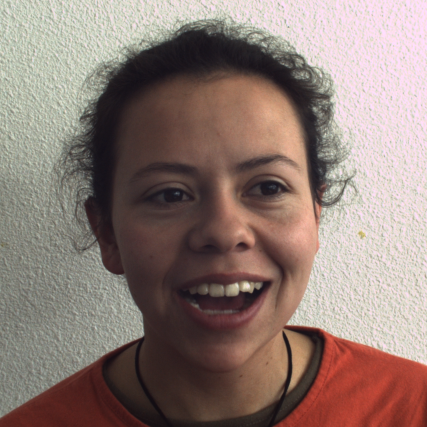
#> input picture Samples/Diana.png, 427 x 427 px; its folder holds 4 pictures in this run
$ python CAIR.py
#> lines starting #> are read from the running program, lines starting #| are printed output that depends on the picture; pictures that were not available may be replaced by others from this repository, and a replacement may not be noted
import cv2 as cv
import numpy as np

# A function to fill the gaps in the Depth Map
def fillDMap(DMap):
    globalMin = np.min(DMap[DMap>0])
    NDMap = DMap
    n, m = DMap.shape
    for i in range(n):
        l = 0
        rec = False
        recMin = globalMin
        for j in range(m):
            # Finding gaps in a row
            if (DMap[i,j] == 0 and not rec):
                l = j
                rec = True
                recMin = 0
                if (j > 0):
                    recMin = DMap[i,j-1]
            elif ((DMap[i,j] > 0 or j == m-1) and rec):
                # Filling the gap with the lowest surrounding value
                rec = False
                if (j < m-1):
                    recMin = DMap[i,j]
                if (recMin == 0):
                    recMin = globalMin
                NDMap[i,l:j] = recMin
    return NDMap

# A function to normalize a map so that it spans [0 1]
def normalizeMap(M):
    return (M - np.min(M))/(np.max(M) - np.min(M))

# A similar normalization function that gives all pixels positive values
def normalizeEMap(E):
    return ((E - np.min(E))*255 + 1)/(np.max(E) - np.min(E))/256

# A function to find proper horizontal and vertical cell boundaries, with their
# accumulated energy values
def cellBounds(E):
    n, m = E.shape
    row_num = int(np.sqrt(n))
    col_num = int(np.sqrt(m))
    col_weights = np.sum(E, axis=0)
    row_weights = np.sum(E, axis=1)
    tot_weight = np.sum(E)
    R = (n * np.linspace(0, row_num, row_num + 1) / row_num).astype(np.uint16)
    C = (m * np.linspace(0, col_num, col_num + 1) / col_num).astype(np.uint16)
    R_weight = np.zeros((row_num))
    C_weight = np.zeros((col_num))

    for i in range(row_num):
        R_weight[i] = np.sum(E[R[i]:R[i+1],:])
    for i in range(col_num):
        C_weight[i] = np.sum(E[:,C[i]:C[i+1]])

    return (R, R_weight, C, C_weight)

# A function to warp the image according to the energy map
def warp(I, E_raw, target_size):
    E = normalizeEMap(E_raw)
    R, R_k, C, C_k = cellBounds(E)
    row_num, col_num = R.size - 1, C.size - 1
    n, m = target_size
    n_in, m_in = E.shape
    R_l, C_l = R[1:] - R[:-1], C[1:] - C[:-1]
    R_l = np.resize(R_l, (row_num, 1))
    C_l = np.resize(C_l, (col_num, 1))
    min_R = np.min(R_l)
    min_C = np.min(C_l)
    avg_R_k = np.mean(R_k)
    avg_C_k = np.mean(C_k)

    d_R, d_C = None, None
    # Calculating the delta values for row lengths
    while (True):
        A_R = np.zeros((row_num, row_num))
        for i in range(row_num - 1):
            A_R[i,:] = np.concatenate([np.zeros(i), [1, -1], np.zeros(row_num-i-2)])
        A_R[-1,:] = 1/R_k
        b_R = np.zeros((row_num, 1))
        b_R[-1,0] = n - n_in
        x_R = np.resize(np.linalg.solve(A_R, b_R), (row_num))
        d_R = x_R/R_k
        if (np.floor(min_R + np.min(d_R)) <= 1):
            # Repeating the process with a corrected k vector if a row ends up
            #with negative length
            R_k = R_k + avg_R_k*0.1
        else:
            break

    # Calculating the delta values for column lengths
    while (True):
        A_C = np.zeros((col_num, col_num))
        for i in range(col_num - 1):
            A_C[i,:] = np.concatenate([np.zeros(i), [1, -1], np.zeros(col_num-i-2)])
        A_C[-1,:] = 1/C_k
        b_C = np.zeros((col_num, 1))
        b_C[-1,0] = m - m_in
        x_C = np.resize(np.linalg.solve(A_C, b_C), (col_num))
        d_C = x_C/C_k
        if (np.floor(min_C + np.min(d_C)) <= 1):
            # Repeating the process with a corrected k vector if a column ends up
            C_k = C_k + avg_C_k*0.1
        else:
            break

    # Generating the new Row/Column boundaries
    R_out, C_out = np.zeros((row_num + 1), dtype=np.uint16), np.zeros((col_num + 1), dtype=np.uint16)
    for i in range(row_num):
        R_out[i+1] = R_out[i] + np.uint16(R_l[i] + d_R[i])
    R_out[row_num] = n
    for i in range(col_num):
        C_out[i+1] = C_out[i] + np.uint16(C_l[i] + d_C[i])
    C_out[col_num] = m

    I_out = np.zeros((n, m, 3))

    # Generating the resized image by putting together the resized cells
    for i in range(row_num):
        for j in range(col_num):
            resized_patch = cv.resize(I[R[i]:R[i+1], C[j]:C[j+1], :], (C_out[j+1]-C_out[j], R_out[i+1]-R_out[i]))
            I_out[R_out[i]:R_out[i+1],C_out[j]:C_out[j+1],:] = resized_patch
    return I_out.astype(np.uint8)

# A function that pre-processes an input image by enlarging/shrinking and
# resizing it afterwards
def resize(I, E, target_size, mode):
    I_interm = None
    E_interm = None
    n_in, m_in = E.shape
    n, m = target_size
    if (mode == 0):
        I_interm = I
        E_interm = E
    elif ((mode > 0) != (n/n_in > m/m_in)):
        I_interm = cv.resize(I, (m, np.int16(n*m/m_in)))
        E_interm = cv.resize(E, (m, np.int16(n*m/m_in)))
    else:
        I_interm = cv.resize(I, (np.int16(m*n/n_in), n))
        E_interm = cv.resize(E, (np.int16(m*n/n_in), n))
    return warp(I_interm, E_interm, target_size)

# A function that reads an image and its maps from the Samples folder
def CAIR(img_name, target_size, mode):
    I = cv.imread("Samples/" + img_name + ".png")
    DM = normalizeMap(fillDMap(cv.cvtColor(cv.imread("Samples/" + img_name + "_DMap.png"), cv.COLOR_RGB2GRAY)))
    SM = normalizeMap(cv.cvtColor(cv.imread("Samples/" + img_name + "_SMap.png"), cv.COLOR_RGB2GRAY))
    n, m = SM.shape
    E = np.exp(np.log(5)*(DM-1)) + SM
    return resize(I, E, target_size, mode)

# The same function, but with a ratio input
def ratioCAIR(img_name, target_ratio, mode):
    I = cv.imread("Samples/" + img_name + ".png")
    DM = normalizeMap(fillDMap(cv.cvtColor(cv.imread("Samples/" + img_name + "_DMap.png"), cv.COLOR_RGB2GRAY)))
    SM = normalizeMap(cv.cvtColor(cv.imread("Samples/" + img_name + "_SMap.png"), cv.COLOR_RGB2GRAY))
    n, m = SM.shape
    u, v = target_ratio
    E = np.exp(np.log(5)*(DM-1)) + SM
    return resize(I, E, (int(n*u), int(m*v)), mode)

# A function that halves the width of a given image
def halfCAIR(img_name, mode):
    J = ratioCAIR(img_name, (1., .5), mode)
#> in ratioCAIR, I is the input picture: shape (427, 427, 3); mean B, G, R 117.2, 124.3, 143.4
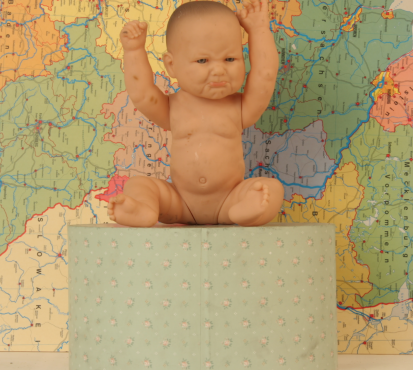
#> input picture Samples/Baby.png, 413 x 370 px, given in place of Diana_DMap.png, which was not available
#> in fillDMap, `globalMin = np.min(DMap[DMap>0])`: globalMin = 21
#> in fillDMap, `NDMap = DMap`:
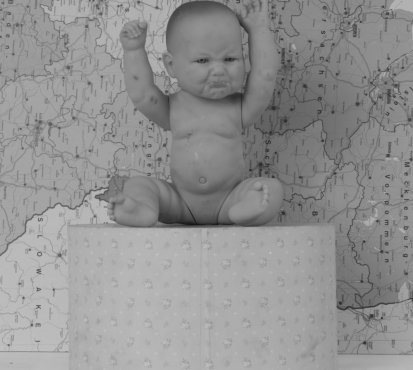
#> NDMap: shape (370, 413); min 21, max 194, mean 145.7
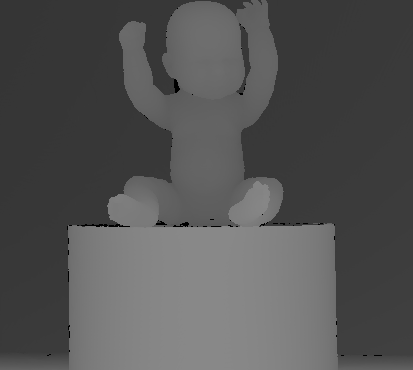
#> input picture Samples/Baby_DMap.png, 413 x 370 px, given in place of Diana_SMap.png, which was not available
#> in normalizeMap (call 2), `return (M - np.min(M))/(np.max(M) - np.min(M))`:
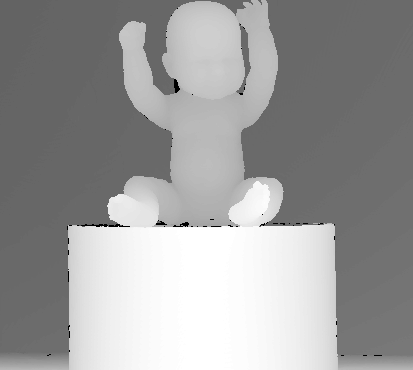
#> returned value: shape (370, 413) float64; min 0, max 1, mean 0.612
#> in ratioCAIR, `E = np.exp(np.log(5)*(DM-1)) + SM`:
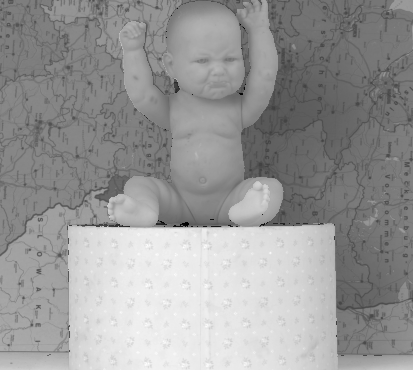
#> E: shape (370, 413) float64; min 0.21, max 1.98, mean 1.27; drawn with min black and max white
#> in cellBounds, `col_weights = np.sum(E, axis=0)`: col_weights = 413 values, max 267.6 at index 195, min 157.8 at index 340, mean 221.2
#> in cellBounds, `row_weights = np.sum(E, axis=1)`: row_weights = 370 values, max 348.3 at index 369, min 188.7 at index 224, mean 246.9
#> in cellBounds, `tot_weight = np.sum(E)`: tot_weight = 91365.5
#> after the loop in cellBounds, `for i in range(row_num):`: R_weight = 19 values, max 6607.6 at index 18, min 3751.8 at index 5, mean 4808.7
#> after the loop in cellBounds, `for i in range(col_num):`: C_weight = 20 values, max 5569.9 at index 9, min 3255.6 at index 17, mean 4568.3
#> in warp, `R, R_k, C, C_k = cellBounds(E)`: R = 20 values from 0 to 370; R_k has the same summary as R_weight in cellBounds; C = 21 values from 0 to 413; C_k has the same summary as C_weight in cellBounds
#> in warp, `R_l, C_l = R[1:] - R[:-1], C[1:] - C[:-1]`: R_l = 19 values, max 20 at index 2, min 19 at index 0, mean 19.47; C_l = 20 values, max 21 at index 1, min 20 at index 0, mean 20.65
#> in warp, `min_R = np.min(R_l)`: min_R = 19
#> in warp, `min_C = np.min(C_l)`: min_C = 20
#> in warp, `avg_R_k = np.mean(R_k)`: avg_R_k = 4808.7
#> in warp, `avg_C_k = np.mean(C_k)`: avg_C_k = 4568.3
#> after the loop in warp, `while (True):`:
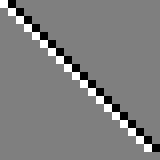
#> A_C: shape (20, 20) float64 (shown 8 times larger); min -1, max 1, mean 1.12e-05; drawn with min black and max white
#> after the loop in warp, `for i in range(row_num):`: R_out = 20 values from 0 to 370
#> after the loop in warp, `for i in range(col_num):`: C_out = 21 values from 0 to 196
#> after the loop in warp, `for i in range(row_num):`:
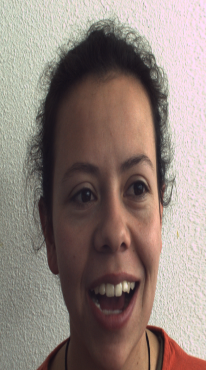
#> I_out: shape (370, 206, 3) float64; mean B, G, R 121.9, 128.8, 143.8
    cv.imwrite(img_name + "Sample.png", J)

halfCAIR("Diana", 0)
